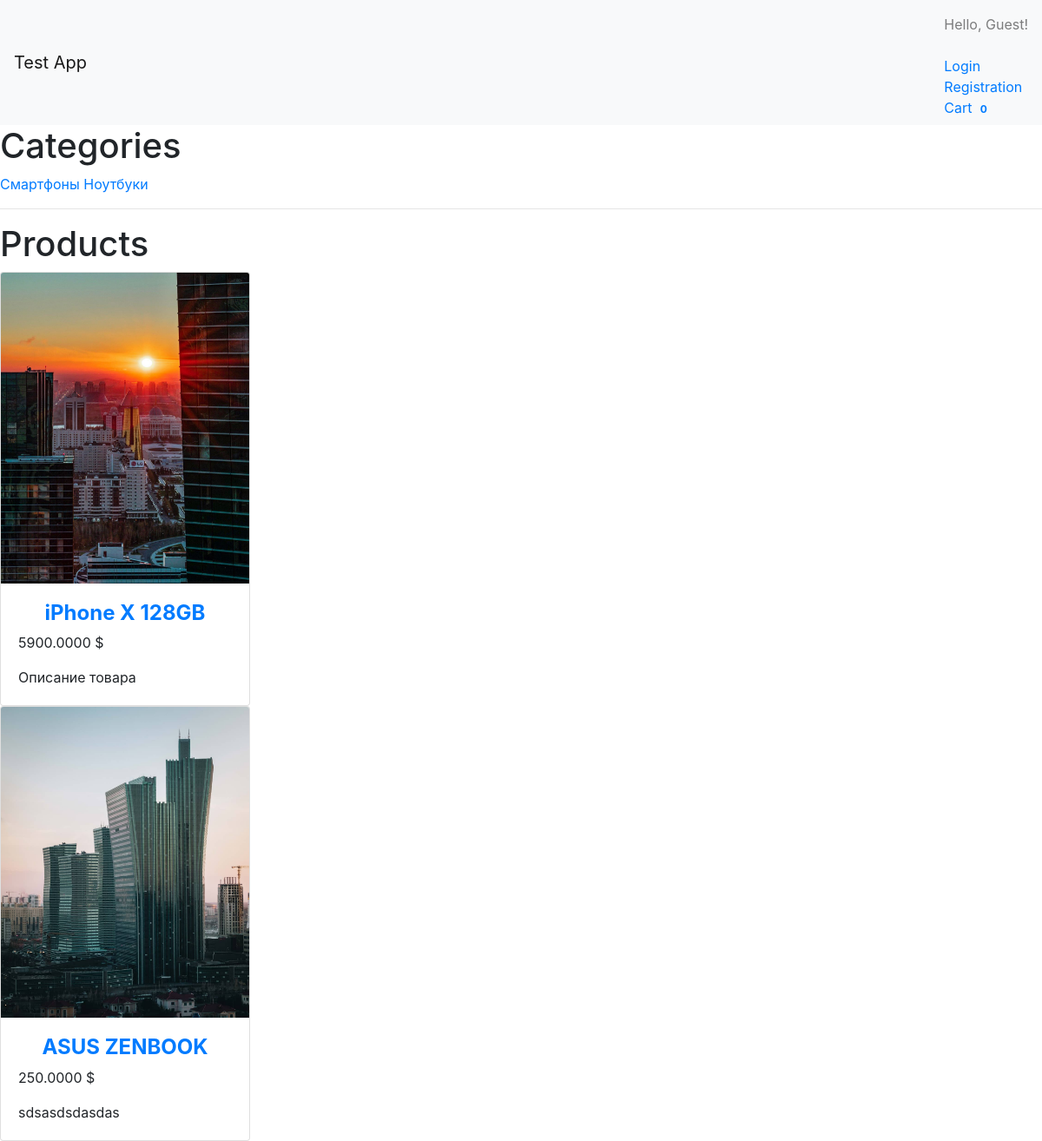
The page / on the database its author committed.
### ecomapp/models.py (models this page shows, shortened)
class Category(models.Model):
	name = models.CharField(max_length=100)
	slug = models.SlugField(blank=True)
	def get_absolute_url(self):
		return reverse('category_detail', kwargs={'category_slug':self.slug})

class Product(models.Model):
	category = models.ForeignKey(Category,on_delete=models.CASCADE)
	brands = models.ForeignKey(Brand,on_delete=models.CASCADE)
	title = models.CharField(max_length=120)
	slug = models.SlugField()
	description = models.TextField()
	image = models.ImageField(upload_to=image_folder)
	price = models.DecimalField(max_digits=9, decimal_places=4)
	available = models.BooleanField(default=True)
	objects = ProductManager()
	def get_absolute_url(self):
		return reverse('product_detail', kwargs={'product_slug': self.slug})

### ecomapp/views.py (the view)
# urls.py: url(r'^$', base_view, name='base'),
def base_view(request):
	try:
		cart_id = request.session['cart_id']
		cart = Cart.objects.get(id=cart_id)
		request.session['total'] = cart.items.count()
	except:
		cart = Cart()
		cart.save()
		cart_id = cart.id
		request.session['cart_id'] = cart_id
		cart = Cart.objects.get(id=cart_id)
	categories = Category.objects.all()
	products = Product.objects.all()
	context = {
		'categories': categories,
		'products': products,
		'cart': cart
	}
	return render(request, 'base.html', context)

### ecomapp/models.py (called while the page is built)
	def all(self, *args, **kwargs):
		return super(ProductManager, self).get_queryset().filter(available=True)

### ecomapp/templates/base.html (shortened to what this page needs)
{% load static %}
<!DOCTYPE html>
<html lang="en">
<head>
	<link rel="stylesheet" type="text/css" href="{% static 'css/bootstrap.css' %}">
</head>
<body>
	<nav class="navbar navbar-light bg-light">
	  <a class="navbar-brand" href="/">Test App</a>
	  <ul class="nav navbar-nav navbar-right">
	  	{% if not request.user.is_authenticated %}
	  		<li>
	  			<p class="navbar-text">Hello, Guest!</p>
	  		</li>
	  		<li>
	  			<a href='{% url "login" %}'>Login</a>
	  		</li>
	  		<li>
	  			<a href='{% url "registration" %}'>Registration</a>
	  		</li>
	  	{% endif %}
	  	<li><a href='{% url "cart" %}'>Cart <span class="badge" id="cart_count">{% if not request.session.total %} 0 {% else %} {{ request.session.total }} {% endif %}</span> </a></li>
	  </ul>
	</nav>
	{% block content %}
		<h1>Categories</h1>
		{% for category in categories %}
			<a href="{{ category.get_absolute_url }}">{{category.name}}</a>
		{% endfor %}
		<hr>
		<div class="products">
			<h1>Products</h1>
			{% for product in products %}
			<div class="card" style="width: 18rem;">
			  <img src="{{product.image.url}}" class="card-img-top" alt="...">
			  <div class="card-body">
			  	<h4 class="text-center"><strong><a href="{{ product.get_absolute_url }}">{{product.title}}</a></strong></h4>
			    <p>{{product.price}} $</p>
			    <p class="card-text">{{product.description}}</p>
			  </div>
			</div>
			{% endfor %}
		</div>
	{% endblock content %}
</body>
</html>

### rows shown on the page
Category: name "Смартфоны"
Category: name "Ноутбуки"
Product: image (picture), title "iPhone X 128GB", price "5900.0000", description "Описание товара"
Product: image (picture), title "ASUS ZENBOOK", price "250.0000", description "sdsasdsdasdas"
